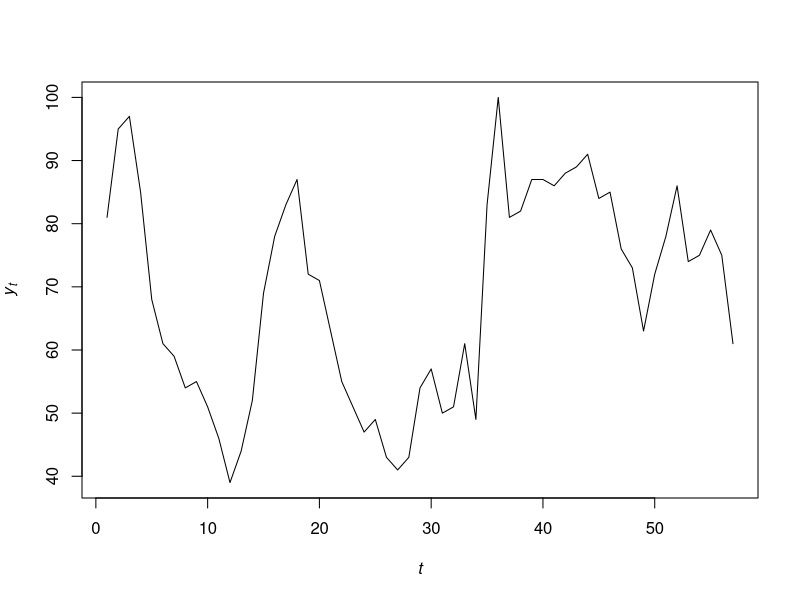
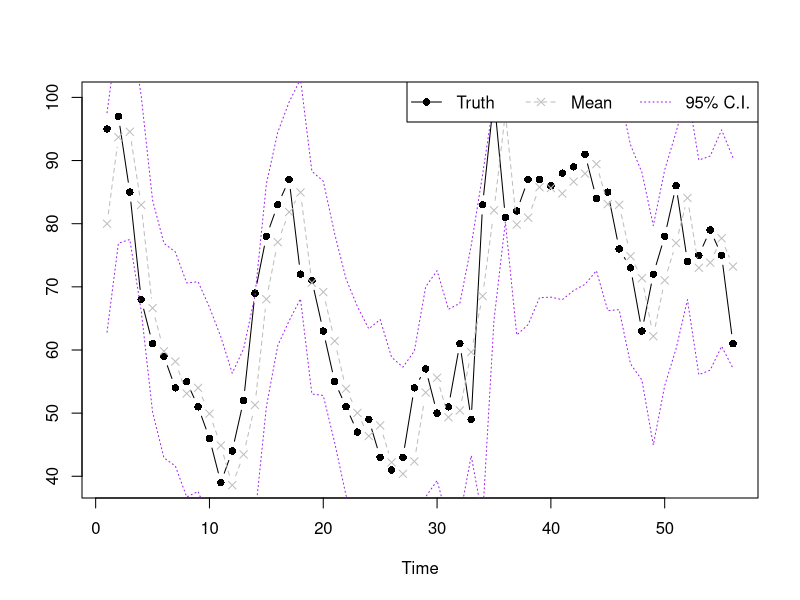

These figures' R source, in order:
## ---- chunk 1
#| label: fig-google-time-series
#| fig-cap: Time series of observed Google search indexes.

covid.dat <- read.delim("./data/GoogleSearchIndex.txt")
covid.dat$Week=as.Date(as.character(covid.dat$Week),format = "%Y-%m-%d")

y.dat=covid.dat$covid[1:57] ## this is the training data
y.new=covid.dat$covid[58:60] ## this is the test data

plot.ts(
  y.dat,
  ylab = expression(italic(y)[italic(t)]),
  xlab = expression(italic(t)),
  main = ""
)
## ---- chunk 2
library(MCMCpack)
library(mvtnorm)

p = 1  # order of AR process
K = 2  # number of components

Y = matrix(y.dat[(p+1):length(y.dat)], ncol = 1)  # y_{p+1:T}
Fmtx = matrix(
  c(
    y.dat[1:(length(y.dat)-1)]
  ),
  nrow = 1, 
  byrow = TRUE
)  # design matrix F
n = length(Y)  # T - p

## Prior hyperparameters
m0 = 0
C0 = 10
n0 = 2
d0 = 2
a = rep(1, K)
## ---- chunk 3
sample_omega = function(L.cur){
  n.vec = table(factor(L.cur, levels=1:2))
  rdirichlet(1, a + n.vec)
}

sample_L = function(y, x, phi.cur, omega.cur, nu.cur){

  L.new = numeric(length(y))

  for (t in 1:length(y)) {

    logp = sapply(1:2, function(k){
      log(omega.cur[k]) +
        dnorm(y[t],
              mean = phi.cur[k] * x[t],
              sd = sqrt(nu.cur[k]),
              log = TRUE)
    })

    logp = logp - max(logp)
    p = exp(logp)
    p = p / sum(p)

    L.new[t] = sample(1:2, 1, prob=p)
  }

  L.new
}

sample_nu = function(k, L.cur, phi.cur, y, x){

  idx = (L.cur == k)
  n.k = sum(idx)

  if(n.k == 0){
    shape = n0/2
    rate  = d0/2
  } else {
    resid = y[idx] - phi.cur[k] * x[idx]
    shape = (n0 + n.k)/2
    rate  = (d0 + sum(resid^2))/2
  }

  g = rgamma(1, shape=shape, rate=rate)
  g = max(g, 1e-12)   # prevent Inf
  1/g
}

sample_phi = function(k, L.cur, nu.cur, y, x){

  idx = (L.cur == k)
  n.k = sum(idx)

  if(n.k == 0){
    return(rnorm(1, m0, sqrt(C0)))
  }

  xk = x[idx]
  yk = y[idx]
  nu = nu.cur[k]

  C.k = 1 / (1/C0 + sum(xk^2)/nu)
  m.k = C.k * (m0/C0 + sum(xk*yk)/nu)

  rnorm(1, m.k, sqrt(C.k))
}
## ---- chunk 4
## Set initial values
beta.cur = rep(0, p * K)
L.cur = rep(1, n)
omega.cur = rep(1 / K, K)
nu.cur = rep(1, K)

## Define placeholders to track values over time
nsim = 10e3
phi.mtx = matrix(0, nrow = p * K, ncol = nsim)
L.mtx = matrix(0, nrow = n, ncol = nsim)
omega.mtx = matrix(0, nrow = K, ncol = nsim)
nu.mtx = matrix(0, nrow = K, ncol = nsim)
## ---- chunk 5
## Gibbs sampler
set.seed(123)

nsim = 10000

phi.cur = c(0,0)
nu.cur  = c(1,1)
omega.cur = c(0.5,0.5)
L.cur = sample(1:2, n, replace=TRUE)

for(i in 1:nsim){

  # omega
  omega.cur = sample_omega(L.cur)
  omega.mtx[,i] = omega.cur

  # L
  L.cur = sample_L(Y, Fmtx, phi.cur, omega.cur, nu.cur)
  L.mtx[,i] = L.cur

  # nu
  nu.cur = sapply(1:2, function(k)
    sample_nu(k, L.cur, phi.cur, Y, Fmtx))
  nu.mtx[,i] = nu.cur
  
  # phi
  phi.cur = sapply(1:2, function(k)
    sample_phi(k, L.cur, nu.cur, Y, Fmtx))
  phi.mtx[,i] = phi.cur
}
## ---- chunk 6
sample.select.idx = seq(5001, 10000, by = 1)

post.pred.y.mix = function(idx) {

  L.use   = L.mtx[, idx]      # n × 1
  phi.use = phi.mtx[, idx]    # 2 × 1
  nu.use  = nu.mtx[, idx]     # 2 × 1

  y.pred = numeric(n)

  for (t in 1:n) {

    k = L.use[t]

    mu = phi.use[k] * Fmtx[t]
    sd = sqrt(nu.use[k])

    y.pred[t] = rnorm(1, mu, sd)
  }

  y.pred
}

y.post.pred.sample = sapply(sample.select.idx, post.pred.y.mix)

summary.vec95 = function(vec) {
  c(unname(quantile(vec, 0.025)), mean(vec), unname(quantile(vec, 0.975)))
}

summary.y = apply(y.post.pred.sample, 1, summary.vec95)

plot(Y, type='b', xlab='Time', ylab='', pch=16)

lines(summary.y[2,], type='b', col='grey', lty=2, pch=4)
lines(summary.y[1,], type='l', col='purple', lty=3)
lines(summary.y[3,], type='l', col='purple', lty=3)

legend(
  "topright",
  legend=c('Truth','Mean','95% C.I.'),
  lty=1:3,
  col=c('black','grey','purple'),
  horiz = TRUE,
  pch=c(16,4,NA)
)
